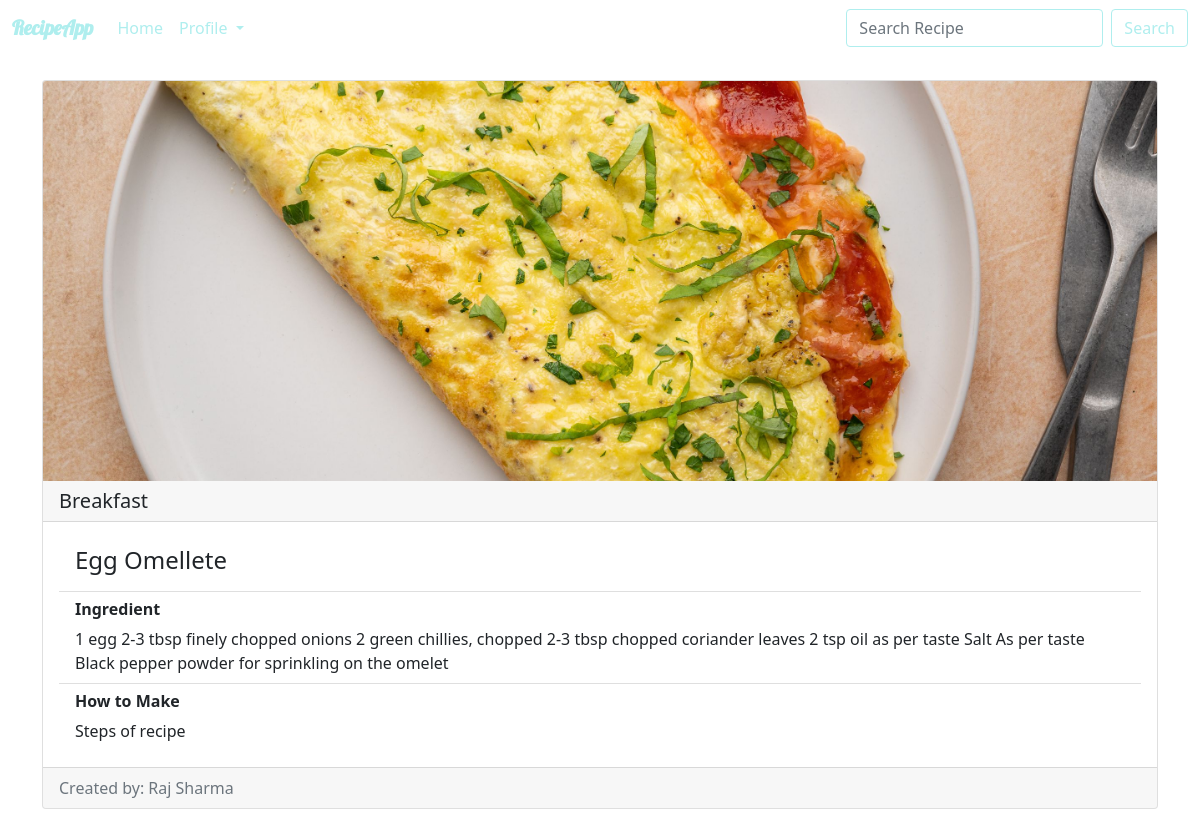
/recipes/viewrecipe/20/ (signed in), run on the app's committed database.
### recipes/models.py (models this page shows, shortened)
class recipe(models.Model):
    recipe_name = models.CharField(max_length=120)
    ingredient = models.CharField(max_length=600)
    category = models.CharField(max_length=120)
    recipe_pic = models.ImageField(upload_to="images")
    How_to_make = models.CharField(max_length=600)
    created_by = models.ForeignKey(to=User,on_delete=models.CASCADE)

### recipes/views.py (the view)
# urls.py: path('viewrecipe/<int:id>/',views.ViewRecipe.as_view(),name="viewrecipe"),
@method_decorator(login_required(login_url='login'), name='dispatch')
class ViewRecipe(TemplateView):
    template_name = 'recipes/viewrecipe.html'
    context ={}
    def get(self,request,*args,**kwargs):
        id =kwargs.get('id')
        obj = get_object_or_404(recipe,pk=id)
        self.context['obj'] = obj
        user = request.user.id
        if user:
            try:
                profile = Profile.objects.get(user=user)
                self.context['profile'] = 'pro_exist'
                return render(request, self.template_name, self.context)
            except Exception:
                return redirect('createprofile')
        return render(request,self.template_name,self.context)

### recipes/templates/recipes/viewrecipe.html (shortened to what this page needs)
<!DOCTYPE html>
<html lang="en">
<head>
    <link href="https://cdn.jsdelivr.net/npm/bootstrap@5.0.0-beta3/dist/css/bootstrap.min.css" rel="stylesheet">
    {% load static %}
    <link rel="stylesheet" href="{% static 'recipes/css/viewrecipe.css' %}">
    <link rel="stylesheet" href="{% static 'home/css/home.css' %}">
</head>
<body>
{% include 'home/nav.html' %}
<div class="container">
    <div class="card mb-3">
        <img src="/{{obj.recipe_pic}}" class="card-img-top" alt="...">
        <h5 class="card-header">{{obj.category}}</h5>
        <div class="card-body">
              <ul class="list-group list-group-flush">
                  <li class="list-group-item"><h4 class="card-title">{{obj.recipe_name}}</h4></li>
                  <li class="list-group-item">
                      <h6><b>Ingredient</b></h6>
                      {{obj.ingredient}}
                  </li>
                  <li class="list-group-item">
                      <h6><b>How to Make</b></h6>
                      {{obj.How_to_make}}</li>
              </ul>
        </div>
        <div class="card-footer text-muted">
            Created by: {{obj.created_by.first_name}} {{obj.created_by.last_name}}
         </div>
    </div>
</div>
</body>
</html>

### recipes/static/recipes/css/viewrecipe.css (style rules this page uses)
img { max-width:auto !important; height:400px !important; }

### home/static/home/css/home.css (style rules this page uses)
.container { position: relative; padding-top:2% }
.card-img-top { width: 100%; height: 15vw; object-fit: cover; }

### data on the page
recipe: recipe_pic (picture), category "Breakfast", recipe_name "Egg Omellete", ingredient "1 egg 2-3 tbsp finely chopped onions 2 green chillies, chopped 2-3 tbsp chopped coriander leaves 2 tsp oil as per taste Salt As per taste Black pepper powder for sprinkling on the omelet", How_to_make "Steps of recipe", created_by.first_name "Raj", created_by.last_name "Sharma"
